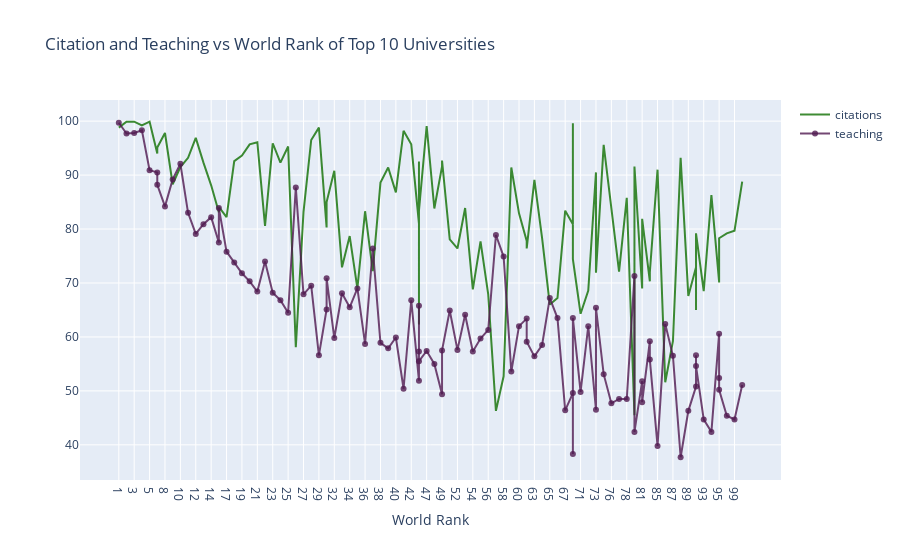

Notebook code cell kept with this figure:
### Markdown cell above
## Line Chart

### Code cell
df=timesData.iloc[:100,:]
import plotly.graph_objs as go
trace1=go.Scatter(
                    x= df.world_rank,
                    y= df.citations,   
                    mode = "lines",
                    name = "citations",
                    marker=dict(color='rgba(16,112,2,0.8)'),  # hover text, grafikte bir noktaya gelince çıkan yazı arkaplanı
                    text= df.university_name )
# 1. grafik çizgisi alacağı değerler ve içeriği

trace2= go.Scatter(
                    x= df.world_rank,
                    y= df.teaching,
                    mode= "lines+markers",
                    name="teaching",
                    marker= dict(color='rgba(80,26,80,0.8)'),    #rgb and opacity- alpha  
                    text= df.university_name)
# 2. grafik çizgisi alacağı değerler ve içeriği

data=[trace1, trace2]  
# data bu iki grafik çizgisinden oluşsun

layout=dict(title='Citation and Teaching vs World Rank of Top 10 Universities',
            xaxis= dict(title="World Rank", ticklen=5, zeroline=False))
            # yaxis'te citation ve teaching birlikte bulunmaktadır mor çizginin oranı teaching değerini yeşil çizginin oranı ise citations değerini aynı üniversite için vermektedir.
fig= dict(data=data, layout=layout)  # figürü oluşturup
iplot(fig) # plot ettirdik

### Figure 1 — Plotly figure (JSON) as saved in the notebook; plotly's stock layout.template omitted (floating-point values rounded to 4 significant figures)
{"data": [{"marker": {"color": "rgba(16,112,2,0.8)"}, "mode": "lines", "name": "citations", "text": ["Harvard University", "California Institute of Technology", "Massachusetts Institute of Technology", "Stanford University", "Princeton University", "University of Cambridge", "University of Oxford", "University of California, Berkeley", "Imperial College London", "Yale University", "University of California, Los Angeles", "University of Chicago", "Johns Hopkins University", "Cornell University", "ETH Zurich – Swiss Federal Institute of Technology Zurich", "University of Michigan", "University of Toronto", "Columbia University", "University of Pennsylvania", "Carnegie Mellon University", "University of Hong Kong", "University College London", "University of Washington", "Duke University", "Northwestern University", "University of Tokyo", "Georgia Institute of Technology", "Pohang University of Science and Technology", "University of California, Santa Barbara", "University of British Columbia", "University of North Carolina at Chapel Hill", "University of California, San Diego", "University of Illinois at Urbana-Champaign", "National University of Singapore", "McGill University", "University of Melbourne", "Peking University", "Washington University in St Louis", "École Polytechnique", "University of Edinburgh", "Hong Kong University of Science and Technology", "École Normale Supérieure", "Australian National University", "Karolinska Institute", "University of Göttingen", "University of Wisconsin", "Rice University", "École Polytechnique Fédérale de Lausanne", "University of California, Irvine", "University of Science and Technology of China", "Vanderbilt University", "University of Minnesota", "Tufts University", "University of California, Davis", "Brown University", "University of Massachusetts", "Kyoto University", "Tsinghua University", "Boston University", "New York University", "Emory University", "LMU Munich", "University of Notre Dame", "University of Pittsburgh", "Case Western Reserve University", "Ohio State University", "University of Colorado Boulder", "University of Bristol", "University of California, Santa Cruz", "Yeshiva University", "University of Sydney", "University of Virginia", "University of Adelaide", "University of Southern California", "William & Mary", "Trinity College Dublin", "King’s College London", "Stony Brook University", "Korea Advanced Institute of Science and Technology (KAIST)", "University of Sussex", "The University of Queensland", "University of York", "Heidelberg University", "University of Utah", "Durham University", "London School of Economics and Political Science", "University of Manchester", "Royal Holloway, University of London", "Lund University", "University of Southampton", "University of Zurich", "Wake Forest University", "McMaster University", "University College Dublin", "George Washington University", "University of Arizona", "University of Basel", "University of Maryland, College Park", "Dartmouth College", "École Normale Supérieure de Lyon"], "type": "scatter", "x": ["1", "2", "3", "4", "5", "6", "6", "8", "9", "10", "11", "12", "13", "14", "15", "15", "17", "18", "19", "20", "21", "22", "23", "24", "25", "26", "27", "28", "29", "30", "30", "32", "33", "34", "35", "36", "37", "38", "39", "40", "41", "42", "43", "43", "43", "43", "47", "48", "49", "49", "51", "52", "53", "54", "55", "56", "57", "58", "59", "60", "61", "61", "63", "64", "65", "66", "67", "68", "68", "68", "71", "72", "73", "73", "75", "76", "77", "78", "79", "79", "81", "81", "83", "83", "85", "86", "87", "88", "89", "90", "90", "90", "93", "94", "95", "95", "95", "98", "99", "100"], "y": [98.8, 99.9, 99.9, 99.2, 99.9, 94.0, 95.1, 97.8, 88.3, 91.5, 93.2, 96.9, 92.3, 88.1, 83.1, 84.1, 82.2, 92.6, 93.6, 95.7, 96.1, 80.6, 95.9, 92.3, 95.3, 58.1, 83.2, 96.5, 98.8, 80.3, 85.0, 90.8, 72.9, 78.7, 69.0, 83.3, 72.2, 88.6, 91.4, 86.8, 98.2, 95.7, 81.0, 62.3, 92.5, 83.4, 99.1, 83.8, 91.6, 92.7, 78.1, 76.4, 83.9, 68.8, 77.7, 67.9, 46.3, 52.7, 91.4, 82.9, 77.8, 76.4, 89.1, 78.3, 66.0, 67.2, 83.4, 80.9, 99.6, 74.4, 64.3, 68.6, 90.5, 71.9, 95.6, 84.4, 72.1, 85.8, 45.5, 91.6, 69.0, 81.9, 70.3, 72.0, 91.0, 51.6, 59.2, 93.2, 67.6, 72.9, 65.0, 79.2, 68.5, 86.3, 70.2, 70.1, 78.3, 79.2, 79.7, 88.8]}, {"marker": {"color": "rgba(80,26,80,0.8)"}, "mode": "lines+markers", "name": "teaching", "text": ["Harvard University", "California Institute of Technology", "Massachusetts Institute of Technology", "Stanford University", "Princeton University", "University of Cambridge", "University of Oxford", "University of California, Berkeley", "Imperial College London", "Yale University", "University of California, Los Angeles", "University of Chicago", "Johns Hopkins University", "Cornell University", "ETH Zurich – Swiss Federal Institute of Technology Zurich", "University of Michigan", "University of Toronto", "Columbia University", "University of Pennsylvania", "Carnegie Mellon University", "University of Hong Kong", "University College London", "University of Washington", "Duke University", "Northwestern University", "University of Tokyo", "Georgia Institute of Technology", "Pohang University of Science and Technology", "University of California, Santa Barbara", "University of British Columbia", "University of North Carolina at Chapel Hill", "University of California, San Diego", "University of Illinois at Urbana-Champaign", "National University of Singapore", "McGill University", "University of Melbourne", "Peking University", "Washington University in St Louis", "École Polytechnique", "University of Edinburgh", "Hong Kong University of Science and Technology", "École Normale Supérieure", "Australian National University", "Karolinska Institute", "University of Göttingen", "University of Wisconsin", "Rice University", "École Polytechnique Fédérale de Lausanne", "University of California, Irvine", "University of Science and Technology of China", "Vanderbilt University", "University of Minnesota", "Tufts University", "University of California, Davis", "Brown University", "University of Massachusetts", "Kyoto University", "Tsinghua University", "Boston University", "New York University", "Emory University", "LMU Munich", "University of Notre Dame", "University of Pittsburgh", "Case Western Reserve University", "Ohio State University", "University of Colorado Boulder", "University of Bristol", "University of California, Santa Cruz", "Yeshiva University", "University of Sydney", "University of Virginia", "University of Adelaide", "University of Southern California", "William & Mary", "Trinity College Dublin", "King’s College London", "Stony Brook University", "Korea Advanced Institute of Science and Technology (KAIST)", "University of Sussex", "The University of Queensland", "University of York", "Heidelberg University", "University of Utah", "Durham University", "London School of Economics and Political Science", "University of Manchester", "Royal Holloway, University of London", "Lund University", "University of Southampton", "University of Zurich", "Wake Forest University", "McMaster University", "University College Dublin", "George Washington University", "University of Arizona", "University of Basel", "University of Maryland, College Park", "Dartmouth College", "École Normale Supérieure de Lyon"], "type": "scatter", "x": ["1", "2", "3", "4", "5", "6", "6", "8", "9", "10", "11", "12", "13", "14", "15", "15", "17", "18", "19", "20", "21", "22", "23", "24", "25", "26", "27", "28", "29", "30", "30", "32", "33", "34", "35", "36", "37", "38", "39", "40", "41", "42", "43", "43", "43", "43", "47", "48", "49", "49", "51", "52", "53", "54", "55", "56", "57", "58", "59", "60", "61", "61", "63", "64", "65", "66", "67", "68", "68", "68", "71", "72", "73", "73", "75", "76", "77", "78", "79", "79", "81", "81", "83", "83", "85", "86", "87", "88", "89", "90", "90", "90", "93", "94", "95", "95", "95", "98", "99", "100"], "y": [99.7, 97.7, 97.8, 98.3, 90.9, 90.5, 88.2, 84.2, 89.2, 92.1, 83.0, 79.1, 80.9, 82.2, 77.5, 83.9, 75.8, 73.8, 71.8, 70.3, 68.4, 74.0, 68.2, 66.8, 64.5, 87.7, 67.9, 69.5, 56.6, 65.1, 70.9, 59.8, 68.1, 65.5, 69.0, 58.7, 76.4, 58.9, 57.9, 59.9, 50.4, 66.8, 51.9, 65.8, 57.3, 55.5, 57.4, 55.0, 49.4, 57.5, 64.9, 57.6, 64.1, 57.3, 59.7, 61.3, 78.9, 74.9, 53.6, 62.0, 63.4, 59.1, 56.4, 58.5, 67.2, 63.5, 46.4, 49.6, 38.3, 63.5, 49.8, 62.0, 46.5, 65.4, 53.1, 47.7, 48.5, 48.5, 71.3, 42.4, 51.8, 47.9, 59.2, 55.8, 39.8, 62.4, 56.5, 37.7, 46.3, 50.8, 56.6, 54.6, 44.7, 42.4, 60.6, 52.4, 50.2, 45.4, 44.7, 51.1]}], "layout": {"title": {"text": "Citation and Teaching vs World Rank of Top 10 Universities"}, "xaxis": {"ticklen": 5, "title": {"text": "World Rank"}, "zeroline": false}}}
